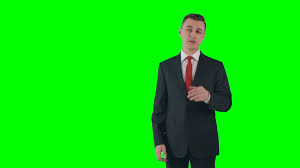
#> input picture Source code/test_data/2.jpg, 300 x 168 px
$ jupyter execute 'Green screen image using Opencv with Color space.ipynb'
#> lines starting #> are read from the running program, lines starting #| are printed output that depends on the picture; after the words box and inside, x2 and y2 are one past the last pixel; in counts of white or black regions, pixels touching at a corner belong together
[cell 1]
import numpy as np
import cv2

import matplotlib.pyplot as plt
import matplotlib.image as mpimg

import scipy.io as sio
from skimage.io import imread, imsave

[cell 2]
#Input image
image = imread('./test_data/2.jpg')
#> image is the input picture: shape (168, 300, 3); mean R, G, B 9.7, 221.5, 9.9

[cell 3]
# Define our color selection boundaries in RGB values
lower_green = np.array([41,252,46])
upper_green = np.array([41,252,46])

[cell 4]
# Define the masked area
mask = cv2.inRange(image, lower_green, upper_green)
#> mask: shape (168, 300); every value is 0

# Mask the image to let the car show through
masked_image = np.copy(image)

masked_image[mask != 0] = [0, 0, 0]

[cell 5]
# Convert to HSV
hsv = cv2.cvtColor(image, cv2.COLOR_RGB2HSV)
#> hsv: shape (168, 300, 3); mean H, S, V 64.6, 227.1, 223.5

# HSV channels
h = hsv[:,:,0]
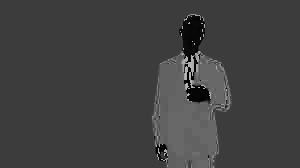
#> h: shape (168, 300); min 0, max 179, mean 64.6
s = hsv[:,:,1]
v = hsv[:,:,2]
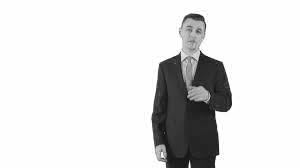
#> v: shape (168, 300); min 7, max 255, mean 223.5

[cell 6]
# Visualize the individual color channels
f, (ax1, ax2, ax3) = plt.subplots(1, 3, figsize=(20,10))
ax1.set_title('H channel')
ax1.imshow(h, cmap='gray')
ax2.set_title('S channel')
ax2.imshow(s, cmap='gray')
ax3.set_title('V channel')
ax3.imshow(v, cmap='gray')

f.show()
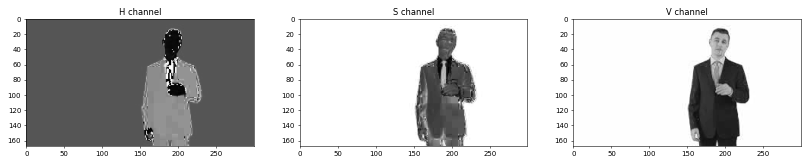
#> figure drawn by matplotlib, 3 panels

[cell 7]
#Settting colour limit
lower_green_hue = np.array([52])
upper_green_hue = np.array([66])

[cell 8]
# Define the masked area
hue_mask = cv2.inRange(h, lower_green_hue, upper_green_hue)
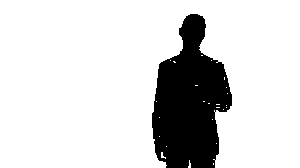
#> hue_mask: shape (168, 300); 83.9% white; 1 black region, box (x1, y1, x2, y2) and area: (152, 14, 232, 168) 8122

hue_masked_image = np.copy(h)

# Convert image to monotone image (255 = car, 0 = background)
hue_masked_image[hue_mask != 0] = [0]
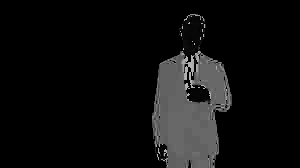
#> hue_masked_image: shape (168, 300); min 0, max 179, mean 14.2
hue_masked_image[hue_mask == 0] = [255]


# Mask the image to show real object
masked_image = np.copy(image)
masked_image[hue_masked_image == 0] = [0, 0, 0]
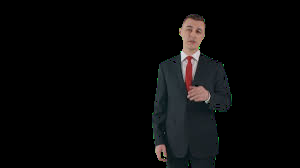
#> masked_image: shape (168, 300, 3); mean R, G, B 9.3, 9.1, 9.4

[cell 9]
background_image = mpimg.imread('./background/5.jpg')
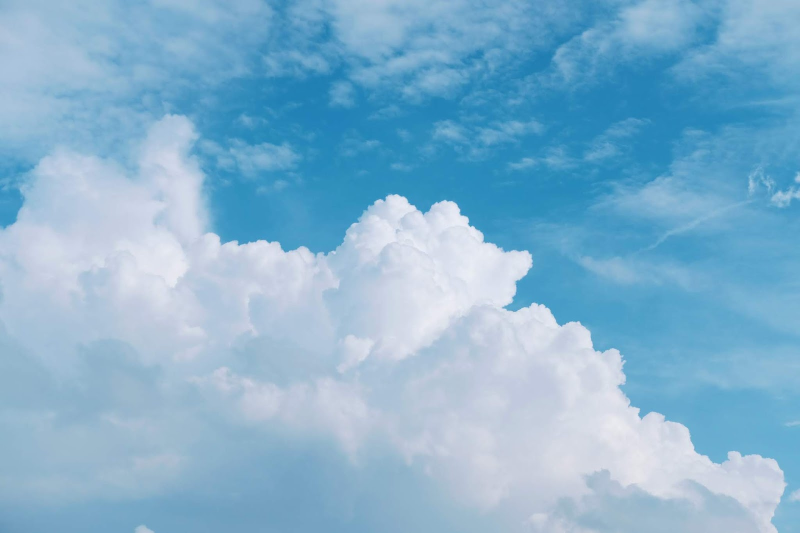
#> input picture Source code/background/5.jpg, 1600 x 1066 px (shown at 1/2 size)
#> background_image is the input picture: shape (1066, 1600, 3); mean R, G, B 132.4, 178.2, 207.4

out_height = masked_image.shape[0]
#> out_height = 168
out_width = masked_image.shape[1]
#> out_width = 300

print("{} x {}".format(out_width, out_height))
#| 300 x 168

# Resize the image
background_image = cv2.resize(background_image, image.shape[-2::-1])
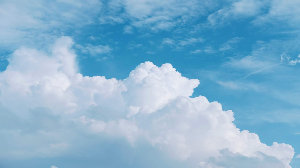
#> background_image: shape (168, 300, 3); mean R, G, B 132.3, 178.1, 207.3

[cell 10]
# Add masked S channel Mask Back
final_image = background_image.copy()
final_image[hue_masked_image != 0] = [0, 0, 0]
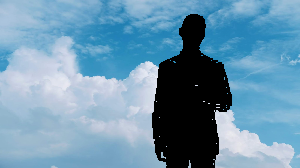
#> final_image: shape (168, 300, 3); 16.12% of pixels changed, all inside (x1, y1, x2, y2) = (152, 14, 232, 168)
final_image = final_image + masked_image

[cell 11]
def show_image(img, bg, newimg, n=3):
#> called with n = 3
    f = plt.figure(figsize=(20,20))

    f.add_subplot(1, 3, 1)
    plt.imshow(img)
    plt.title('Foreground')

    f.add_subplot(1, 3, 2)
    plt.imshow(bg)
    plt.title('Background')

    f.add_subplot(1, 3, 3)
    plt.imshow(newimg)
    plt.title('Result')

    plt.show(block=True)

[cell 12]
show_image(image, background_image, final_image)

[cell 13]
#Write Image
imsave('./output/RGB (2).jpg', final_image)
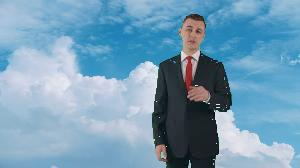
#> saved as RGB (2).jpg: shape (168, 300, 3); mean R, G, B 117, 157, 182.4
